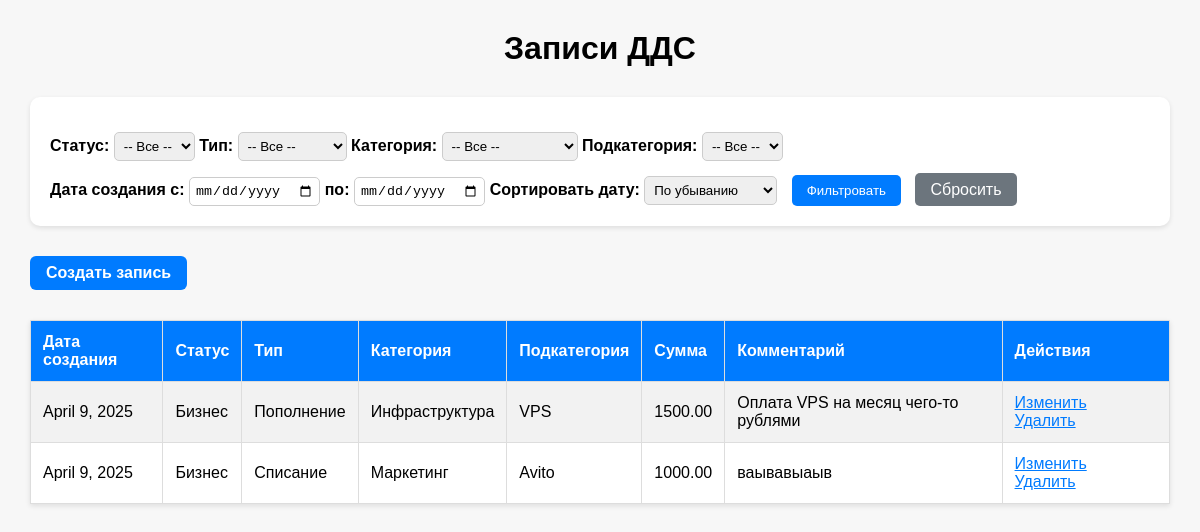
The page / on the database its author committed.
### DDSApp/models.py (models this page shows, shortened)
class DDSRecord(models.Model):
    created_at = models.DateField(default=now)
    status = models.ForeignKey(Status, on_delete=models.PROTECT)
    type = models.ForeignKey(Type, on_delete=models.PROTECT)
    category = models.ForeignKey(Category, on_delete=models.PROTECT)
    subcategory = models.ForeignKey(Subcategory, on_delete=models.PROTECT)
    amount = models.DecimalField(max_digits=10, decimal_places=2)
    comment = models.TextField(blank=True, null=True)
    class Meta:
        db_table = 'DDSRecord'

class Status(models.Model):
    name = models.CharField(max_length=50, unique=True)
    def __str__(self):
        return self.name
    class Meta:
        db_table = 'Status'

class Type(models.Model):
    name = models.CharField(max_length=50, unique=True)
    def __str__(self):
        return self.name
    class Meta:
        db_table = 'Type'

class Category(models.Model):
    name = models.CharField(max_length=100, unique=True)
    type = models.ForeignKey(Type, on_delete=models.PROTECT, related_name='categories')
    class Meta:
        db_table = 'Category'

class Subcategory(models.Model):
    name = models.CharField(max_length=100)
    category = models.ForeignKey(Category, on_delete=models.CASCADE, related_name='subcategories')
    class Meta:
        db_table = 'Subcategory'

### DDSApp/views.py (the view)
# urls.py: path('', views.record_list, name='record_list'),
def record_list(request):
    records = DDSRecord.objects.all().order_by('-created_at')
    categories = Category.objects.all()
    subcategories = Subcategory.objects.all()
    types = Type.objects.all()
    statuses = Status.objects.all()
    type_id = request.GET.get('type')
    category_id = request.GET.get('category')
    subcategory_id = request.GET.get('subcategory')
    status_id = request.GET.get('status')
    start_date = request.GET.get('start_date')
    end_date = request.GET.get('end_date')
    sort_order = request.GET.get('sort', 'desc')
    if type_id:
        records = records.filter(type_id=type_id)
    if category_id:
        records = records.filter(category_id=category_id)
    if subcategory_id:
        records = records.filter(subcategory_id=subcategory_id)
    if status_id:
        records = records.filter(status_id=status_id)
    if start_date:
        records = records.filter(created_at__gte=parse_date(start_date))
    if end_date:
        records = records.filter(created_at__lte=parse_date(end_date))
    if sort_order == 'asc':
        records = records.order_by('created_at')
    else:
        records = records.order_by('-created_at')
    context = {
        'records': records,
        'types': types,
        'categories': categories,
        'subcategories': subcategories,
        'statuses': statuses,
        'selected_type': type_id,
        'selected_category': category_id,
        'selected_subcategory': subcategory_id,
        'selected_status': status_id,
        'start_date': start_date,
        'end_date': end_date,
        'sort_order': sort_order,
    }
    return render(request, 'record_list.html', context)

### DDSApp/Templates/record_list.html (shortened to what this page needs)
{% load static %}
<head>
    <link rel="stylesheet" href="{% static 'css/record_list.css' %}">
</head>
<body>
    <h1>Записи ДДС</h1>
    <form method="get">
        <label>Статус:</label>
        <select name="status">
            <option value="">-- Все --</option>
        </select>
        <label>Тип:</label>
        <select name="type" id="type-select">
            <option value="">-- Все --</option>
        </select>
        <label>Категория:</label>
        <select name="category" id="category-select">
            <option value="">-- Все --</option>
        </select>
        <label>Подкатегория:</label>
        <select name="subcategory" id="subcategory-select">
            <option value="">-- Все --</option>
        </select>
        <br>
        <label>Дата создания с:</label>
        <input type="date" name="start_date" value="{{ start_date }}">
        <label>по:</label>
        <input type="date" name="end_date" value="{{ end_date }}">
        <label>Сортировать дату:</label>
        <select name="sort">
            <option value="desc" {% if sort_order == 'desc' %}selected{% endif %}>По убыванию</option>
        </select>
        <button type="submit">Фильтровать</button>
        <a href="{% url 'record_list' %}">Сбросить</a>
    </form>
    <div class="record-actions">
        <a href="{% url 'record_create' %}" class="create-button">Создать запись</a>
    </div>
    <table border="1">
        <tr>
            <th>Дата создания</th>
            <th>Статус</th>
            <th>Тип</th>
            <th>Категория</th>
            <th>Подкатегория</th>
            <th>Сумма</th>
            <th>Комментарий</th>
            <th>Действия</th>
        </tr>
        {% for record in records %}
            <tr>
                <td>{{ record.created_at }}</td>
                <td>{{ record.status }}</td>
                <td>{{ record.type }}</td>
                <td>{{ record.category.name }}</td>
                <td>{{ record.subcategory.name }}</td>
                <td>{{ record.amount }}</td>
                <td>{{ record.comment }}</td>
                <td>
                    <a href="{% url 'record_edit' record.pk %}">Изменить</a>
                    <a href="{% url 'record_delete' record.pk %}">Удалить</a>
                </td>
            </tr>
        {% empty %}
            <tr><td colspan="7">Нет записей</td></tr>
        {% endfor %}
    </table>
</body>

### DDSApp/static/css/record_list.css (style rules this page uses)
body { font-family: Arial, sans-serif; margin: 30px; background-color: #f7f7f7; }
h1 { text-align: center; margin-bottom: 30px; }
form { background-color: #fff; padding: 20px; border-radius: 10px; box-shadow: 0 2px 5px rgba(0,0,0,0.1); margin-bottom: 30px; margin-top: 20px; }
form label { margin-bottom: 5px; font-weight: bold; }
form select, form input[type="date"] { padding: 5px; border-radius: 5px; border: 1px solid #ccc; margin-top: 15px; }
form button, form a { padding: 8px 15px; background-color: #007bff; color: white; text-decoration: none; border: none; border-radius: 5px; cursor: pointer; margin-left: 10px; }
form a { background-color: #6c757d; }
table { width: 100%; border-collapse: collapse; background-color: #fff; box-shadow: 0 2px 5px rgba(0,0,0,0.1); }
th, td { padding: 12px; border: 1px solid #ddd; text-align: left; }
th { background-color: #007bff; color: white; }
tr:nth-child(even) { background-color: #f2f2f2; }
td a { color: #007bff; margin-right: 10px; }
.create-button { display: inline-block; padding: 8px 16px; background-color: #007bff; color: white; text-decoration: none; border-radius: 6px; margin-bottom: 20px; font-weight: bold; transition: background-color 0.3s ease; }
.record-actions { margin-top: 20px; margin-bottom: 10px; }

### rows shown on the page
DDSRecord: created_at "April 9, 2025", status "Бизнес", type "Пополнение", category.name "Инфраструктура", subcategory.name "VPS", amount "1500.00", comment "Оплата VPS на месяц чего-то рублями"
DDSRecord: created_at "April 9, 2025", status "Бизнес", type "Списание", category.name "Маркетинг", subcategory.name "Avito", amount "1000.00", comment "ваывавыаыв"
